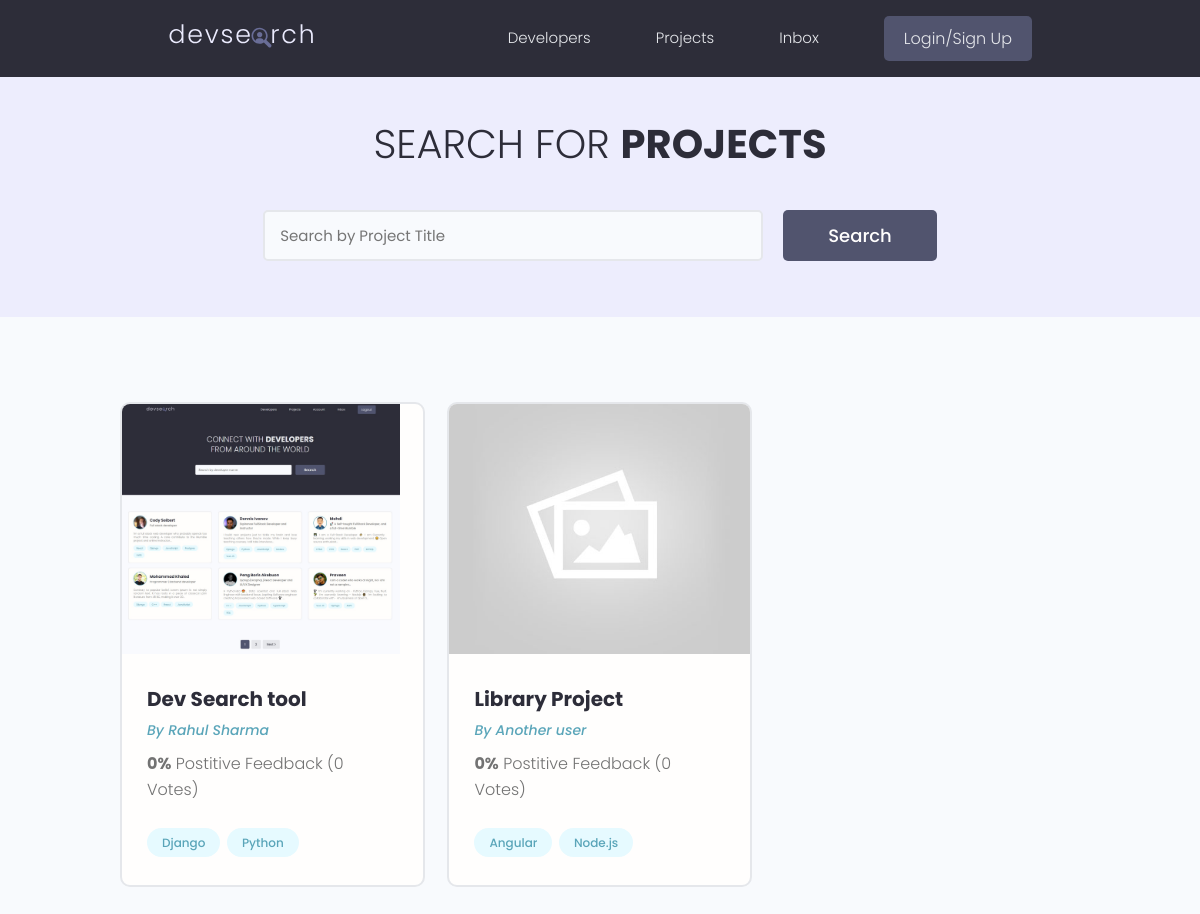
The page /projects/?page=2 on the database as committed earlier.
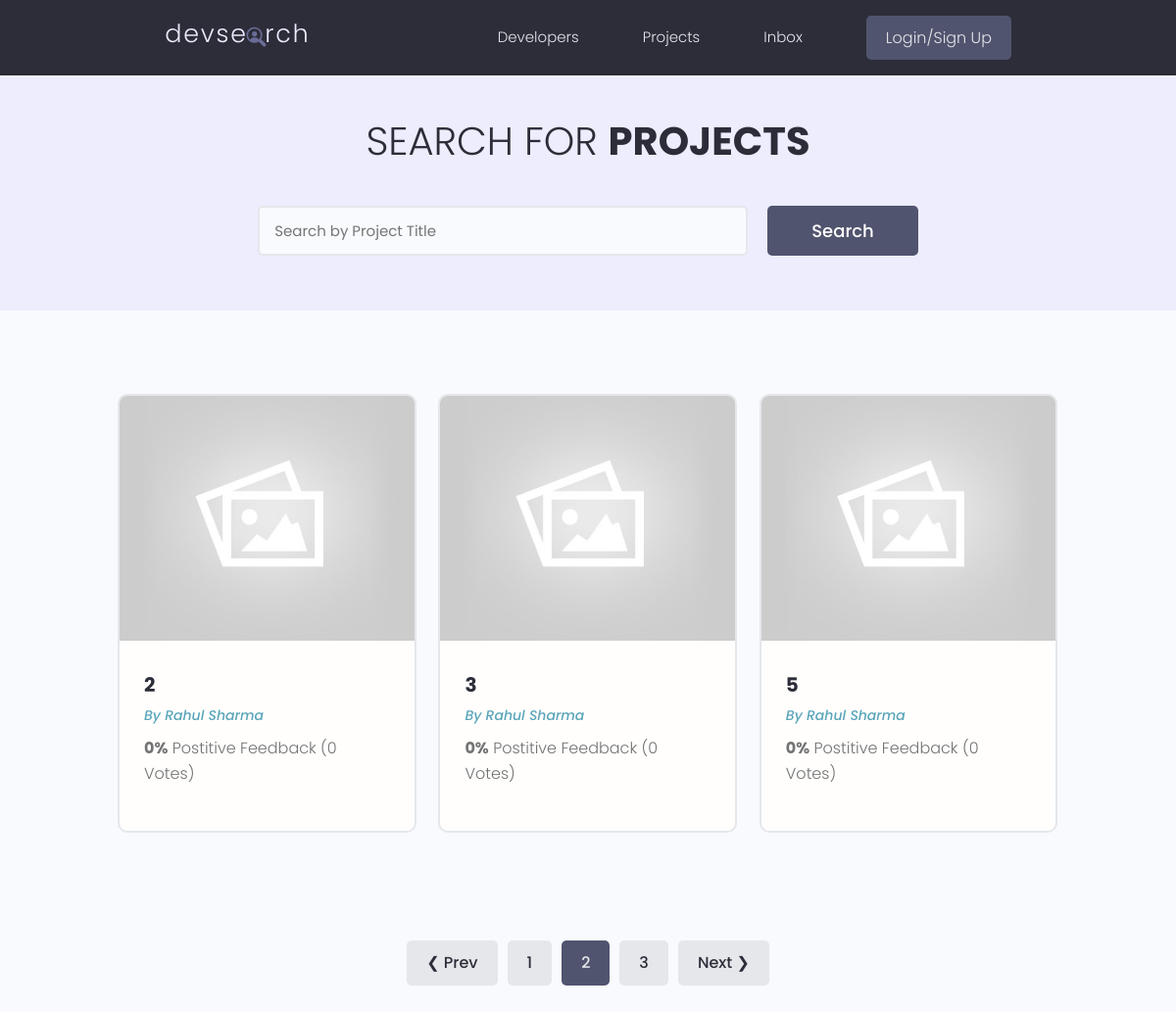
The same page on the database as committed later.
### projects/models.py (models this page shows, shortened)
class Project(models.Model):
    owner = models.ForeignKey(
        Profile, null=True, blank=True, on_delete=models.CASCADE)
    title = models.CharField(max_length = 200)
    description = models.TextField(null = True, blank = True)
    featured_image = models.ImageField(null = True, blank = True, default = 'default.jpg')
    demo_link = models.CharField(max_length = 2000, null = True, blank = True)
    source_link = models.CharField(max_length = 2000, null = True, blank = True)
    tags = models.ManyToManyField('Tag', blank = True)
    vote_total = models.IntegerField(default = 0, null = True, blank = True)
    vote_ratio = models.IntegerField(default = 0, null = True, blank = True)
    created = models.DateTimeField(auto_now_add = True)
    id = models.UUIDField(default = uuid.uuid4, unique = True, primary_key = True, editable = False)
    class Meta:
        ordering = ['-vote_ratio', '-vote_total', 'created']

class Tag(models.Model):
    name = models.CharField(max_length = 200)
    created = models.DateTimeField(auto_now_add = True)
    id = models.UUIDField(default = uuid.uuid4, unique = True, primary_key = True, editable = False)
    def __str__(self):
        return self.name

### users/models.py (models this page shows, shortened)
class Profile(models.Model):
    user = models.OneToOneField(
        User, on_delete=models.CASCADE, null=True, blank=True)
    name = models.CharField(max_length=200, blank=True, null=True)
    email = models.EmailField(max_length=500, blank=True, null=True)
    username = models.CharField(max_length=200, blank=True, null=True)
    location = models.CharField(max_length=200, blank=True, null=True)
    short_intro = models.CharField(max_length=200, blank=True, null=True)
    bio = models.TextField(blank=True, null=True)
    profile_image = models.ImageField(
        null=True, blank=True, upload_to='profiles/', default="profiles/user-default.png")
    social_github = models.CharField(max_length=200, blank=True, null=True)
    social_twitter = models.CharField(max_length=200, blank=True, null=True)
    social_linkedin = models.CharField(max_length=200, blank=True, null=True)
    social_youtube = models.CharField(max_length=200, blank=True, null=True)
    social_website = models.CharField(max_length=200, blank=True, null=True)
    created = models.DateTimeField(auto_now_add=True)
    id = models.UUIDField(default=uuid.uuid4, unique=True,
                          primary_key=True, editable=False)

### projects/views.py (the view)
# urls.py: path('projects/', include('projects.urls')),
def projects(request):
    projects, search_query = searchProjects(request)
    custom_range, projects = paginateProjects(request, projects, 3)
    context = {'projects': projects, 'search_query': search_query, 'custom_range': custom_range}
    return render(request, 'projects/projects.html', context)

### projects/utils.py (called while the page is built)
def paginateProjects(request, projects, results):
    page = request.GET.get('page')
    paginator = Paginator(projects, results)
    try:
        projects = paginator.page(page)
    except PageNotAnInteger:
        page = 1
        projects = paginator.page(page)
    except EmptyPage:
        page = paginator.num_pages
        projects = paginator.page(page)
    leftIndex = (int(page) - 4)
    if leftIndex < 1:
        leftIndex = 1
    rightIndex = (int(page) + 5)
    if rightIndex > paginator.num_pages:
        rightIndex = paginator.num_pages + 1
    custom_range = range(leftIndex, rightIndex)
    return custom_range, projects

def searchProjects(request):
    search_query = ''
    if request.GET.get('search_query'):
        search_query = request.GET.get('search_query')
    tags = Tag.objects.filter(name__icontains=search_query)
    projects = Project.objects.distinct().filter(
        Q(title__icontains=search_query) |
        Q(description__icontains=search_query) |
        Q(owner__name__icontains=search_query) |
        Q(tags__in=tags)
    )
    return projects, search_query

### projects/templates/projects/projects.html (shortened to what this page needs)
{% extends 'main.html' %} {% block content %}
<main class="projects">
  <section class="hero-section text-center">
    <div class="container container--narrow">
      <div class="hero-section__box">
        <h2>Search for <span>Projects</span></h2>
      </div>
      <div class="hero-section__search">
        <form id="searchForm" class="form" action="#" method="get">
          <div class="form__field">
            <input class="input input--text" id="formInput#search" type="text" name="search_query"
              value="{{search_query}}" placeholder="Search by Project Title" />
          </div>
          <input class="btn btn--sub btn--lg" type="submit" value="Search" />
        </form>
      </div>
    </div>
  </section>
  <section class="projectsList">
    <div class="container">
      <div class="grid grid--three">
        {% for project in projects %}
        <div class="column">
          <div class="card project">
            <a href="{% url 'project' project.id %}" class="project">
              <img class="project__thumbnail" src="{{project.featured_image.url}}" alt="project thumbnail" />
              <div class="card__body">
                <h3 class="project__title">{{ project.title}}</h3>
                <p><a class="project__author" href="{% url 'user-profile' project.owner.id %}">By {{ project.owner.name }}</a></p>
                <p class="project--rating">
                  <span style="font-weight: bold;">{{project.vote_ratio}}%</span> Postitive
                  Feedback ({{project.vote_total}} Vote{{project.vote_total|pluralize:"s"}})
                </p>
                <div class="project__tags">
                  {% for tag in project.tags.all%}
                  <span class="tag tag--pill tag--main">
                    <small>{{tag}}</small>
                  </span>
                  {% endfor %}
                </div>
              </div>
            </a>
          </div>
        </div>
        {% endfor %}
      </div>
    </div>
  </section>
  {% include 'pagination.html' with queryset=projects custom_range=custom_range %}
</main>
{% endblock content %}

Rows that differ between the two databases and show on the page:
no longer on this page (row unchanged): Project: featured_image (picture), title "Dev Search tool", owner.name "Rahul Sharma", vote_ratio "0", vote_total "0"
no longer on this page (row unchanged): Tag: name "Django", shown under "Dev Search tool"
no longer on this page (row unchanged): Tag: name "Python", shown under "Dev Search tool"
no longer on this page (row unchanged): Project: featured_image (placeholder picture), title "Library Project", owner.name "Another user", vote_ratio "0", vote_total "0"
no longer on this page (row unchanged): Tag: name "Angular", shown under "Library Project"
no longer on this page (row unchanged): Tag: name "Node.js", shown under "Library Project"
added Project: featured_image (placeholder picture), title "2", owner.name "Rahul Sharma", vote_ratio "0", vote_total "0"
added Project: featured_image (placeholder picture), title "3", owner.name "Rahul Sharma", vote_ratio "0", vote_total "0"
added Project: featured_image (placeholder picture), title "5", owner.name "Rahul Sharma", vote_ratio "0", vote_total "0"
Other text that changed with them:
text now shown: "❮ Prev Next ❯"
new list line: "1"
new list line: "2"
new list line: "3"
